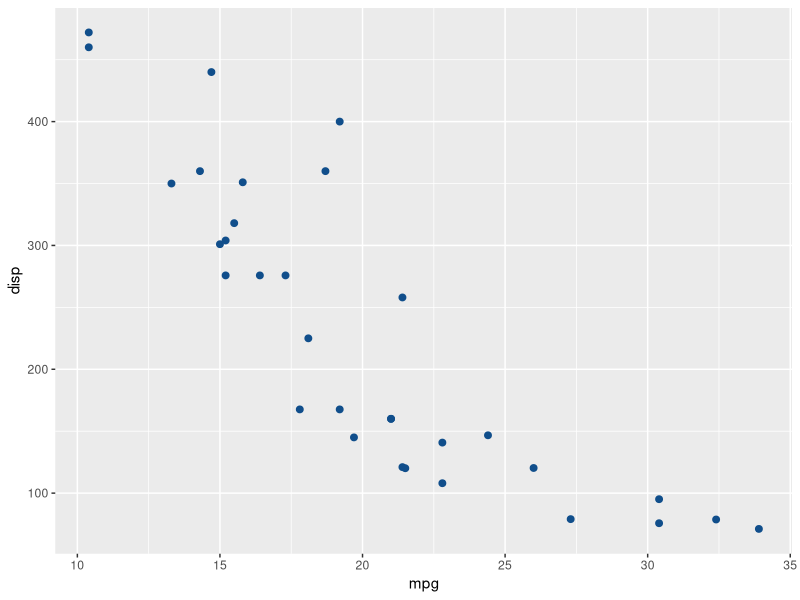

Write the R code that produced this figure.
## ---- chunk 1
#| message: false 

library(tidyverse)
data(mtcars)
mtcars |>
  ggplot(aes(mpg, disp)) + 
  geom_point(color="dodgerblue4", size=2)
